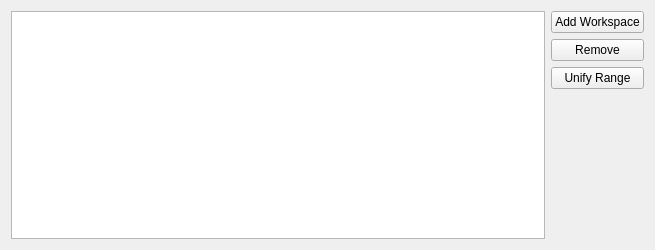
<?xml version="1.0" encoding="UTF-8"?>
<ui version="4.0">
 <class>FitDataView</class>
 <widget class="QWidget" name="FitDataView">
  <property name="geometry">
   <rect>
    <x>0</x>
    <y>0</y>
    <width>655</width>
    <height>250</height>
   </rect>
  </property>
  <property name="sizePolicy">
   <sizepolicy hsizetype="Preferred" vsizetype="Minimum">
    <horstretch>0</horstretch>
    <verstretch>1</verstretch>
   </sizepolicy>
  </property>
  <property name="minimumSize">
   <size>
    <width>0</width>
    <height>0</height>
   </size>
  </property>
  <property name="windowTitle">
   <string>Form</string>
  </property>
  <layout class="QHBoxLayout" name="horizontalLayout">
   <property name="sizeConstraint">
    <enum>QLayout::SetMinimumSize</enum>
   </property>
   <item>
    <widget class="QTableWidget" name="tbFitData">
     <property name="minimumSize">
      <size>
       <width>0</width>
       <height>0</height>
      </size>
     </property>
    </widget>
   </item>
   <item>
    <layout class="QVBoxLayout" name="loDataControl" stretch="0,0,0,0">
     <property name="rightMargin">
      <number>0</number>
     </property>
     <item>
      <widget class="QPushButton" name="pbAdd">
       <property name="text">
        <string>Add Workspace</string>
       </property>
      </widget>
     </item>
     <item>
      <widget class="QPushButton" name="pbRemove">
       <property name="text">
        <string>Remove</string>
       </property>
      </widget>
     </item>
     <item>
      <widget class="QPushButton" name="pbUnify">
       <property name="text">
        <string>Unify Range</string>
       </property>
      </widget>
     </item>
     <item>
      <spacer name="verticalSpacer">
       <property name="orientation">
        <enum>Qt::Vertical</enum>
       </property>
       <property name="sizeHint" stdset="0">
        <size>
         <width>20</width>
         <height>40</height>
        </size>
       </property>
      </spacer>
     </item>
    </layout>
   </item>
  </layout>
 </widget>
 <resources/>
 <connections/>
</ui>
